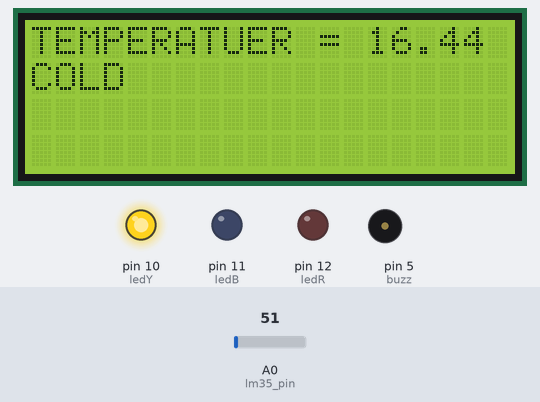
Bench run of a sketch on a simulated Arduino Uno, built with avr-gcc and run on an emulated ATmega328P. Parts: 20×4 character LCD, output pins drawn as LEDs (lit = HIGH), buzzer (waves = sounding, pin HIGH). Inputs (shaded band) come from the test bench; at power-on: A0 (lm35_pin) = 51. What the sketch prints to the serial monitor is not drawn.

Above: at 7.3 s.
7.4 s: A0 (lm35_pin) set to 59
At 13.2 s:
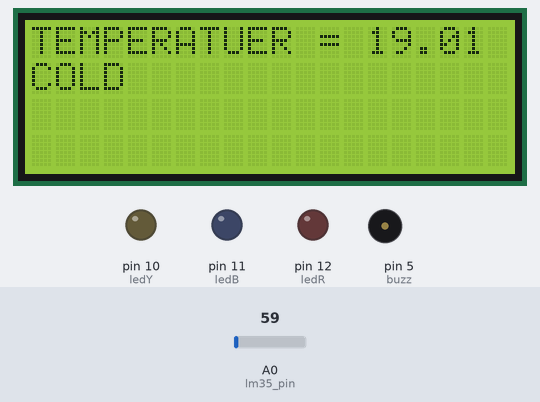
15.8 s: A0 (lm35_pin) set to 68
At 18.9 s:
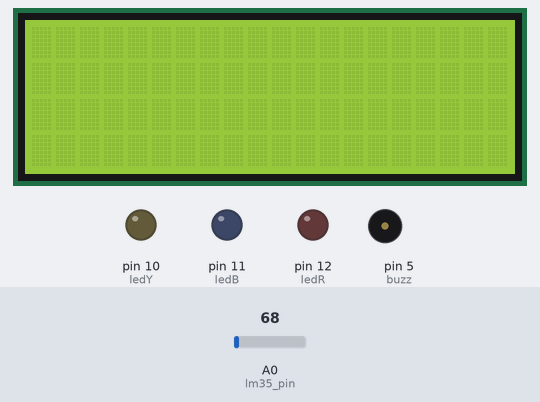
20.4 s: A0 (lm35_pin) set to 86
At 21.8 s:
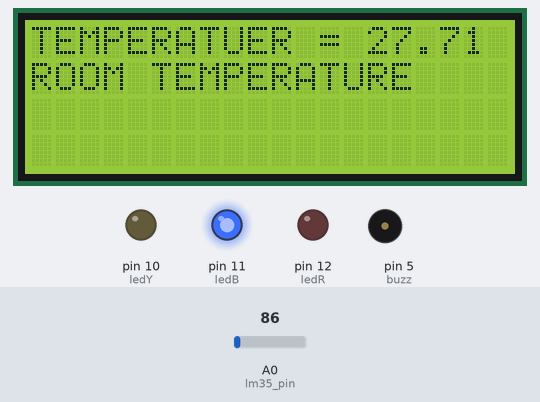
29.1 s: A0 (lm35_pin) set to 71
At 31.0 s:
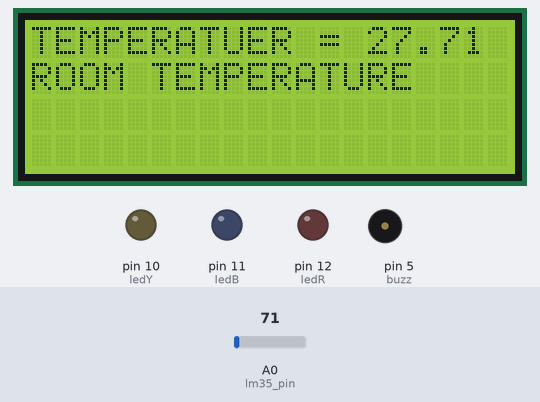
Timing chart, 0 to 32.5 s (numbered marks = the images above; inputs shaded):
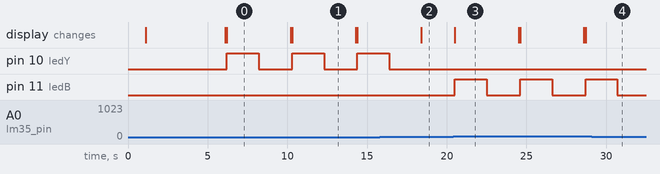

Measured:
- the behaviour switches between 62 and 63 on A0 (lm35_pin) (found by bisection; images 1 and 2)
- after the input at 7.4 s, the display: first differs from a run without the input after 2.9 s (image 1)
- after the input at 15.8 s, pin 10 (ledY): goes on until 16.4 s, then stays LOW
- after the input at 20.4 s, pin 11 (ledB): alternates HIGH for 2.0 s and LOW for 2.1 s, starting after 0.10 s; the display: changes after 0.10 s (image 3)
- after the input at 29.1 s, pin 11 (ledB): goes on until 30.7 s, then stays LOW
- by itself, pin 10 (ledY): alternates HIGH for 2.0 s and LOW for 2.1 s
- what the display in image 1 shows lasts 4.0 s, from 10.3 s to 14.3 s

The sketch:

Temp__Buzzer_and_Display_Sensor.ino
```cpp
//#include <Wire.h>
#include <LiquidCrystal_I2C.h>
const int ledR = 12;
const int ledB = 11;
const int ledY = 10;
const int lm35_pin = A0;
const int buzz = 5;
float temp;
float voltage;
LiquidCrystal_I2C lcd_1(0x27, 20, 4);
void setup()
{
    Serial.begin(9600);
    // put your setup code here, to run once:
    pinMode(ledR, OUTPUT);
    pinMode(ledB, OUTPUT);
    pinMode(ledY, OUTPUT);
    pinMode(lm35_pin,INPUT);
    pinMode(buzz, OUTPUT);
    Serial.println("-------------------------");
    Serial.println("Processing");
    delay(1000);
    Serial.println("-------------------------");
    lcd_1.begin(20, 4);
    lcd_1.setBacklight(1);
    lcd_1.setCursor(0, 0);
    lcd_1.print("    TEMPERATURE");
    lcd_1.setCursor(0, 1);
    lcd_1.print("        AND");
    lcd_1.setCursor(0, 2);
    lcd_1.print("       LIGHT");
    lcd_1.setCursor(0, 3);
    lcd_1.print("     INDICATOR");
    delay(5000);
    lcd_1.clear();
}

void loop()
{
    voltage = analogRead(lm35_pin); //Temerature Read
    temp = voltage * 330 /1024; // Covert adc value to Equivalent Voltage
    if (temp >= 60 && temp > 50)
    {
        Serial.print("Temperature in Celcius = ");
        Serial.println(temp);
        digitalWrite(ledR, HIGH);
        delay(2000);
        digitalWrite(ledR, LOW);
        delay(2000);
        lcd_1.begin(20, 4);
        lcd_1.setCursor(0, 0);
        lcd_1.println("TEMPERATUER = ");
        lcd_1.setCursor(14, 0);
        lcd_1.print(temp);
        lcd_1.setCursor(0, 1);
        lcd_1.print("VERY HOT");
        lcd_1.clear();
        tone(buzz,2000); //Time in millisecand
    }

    else if (temp <= 30 && temp >= 25)
    {
        Serial.print("Temperature in Celcius = ");
        Serial.println(temp);
        lcd_1.begin(20, 4);
        lcd_1.setCursor(0, 0);
        lcd_1.println("TEMPERATUER = ");
        lcd_1.setCursor(14, 0);
        lcd_1.print(temp);
        lcd_1.setCursor(0, 1);
        lcd_1.print("ROOM TEMPERATURE");
        digitalWrite(ledB, HIGH);
        delay(2000);
        digitalWrite(ledB, LOW);
        delay(2000);
        lcd_1.clear();
    }

    else if (temp < 20)
    {
        Serial.print("Temperature in Celcius = ");
        Serial.println(temp);
        lcd_1.begin(20, 4);
        lcd_1.setCursor(0, 0);
        lcd_1.println("TEMPERATUER = ");
        lcd_1.setCursor(14, 0);
        lcd_1.print(temp);
        lcd_1.setCursor(0, 1);
        lcd_1.print("COLD");
        digitalWrite(ledY, HIGH);
        delay(2000);
        digitalWrite(ledY, LOW);
        delay(2000);
        lcd_1.clear();
    }
}
```
